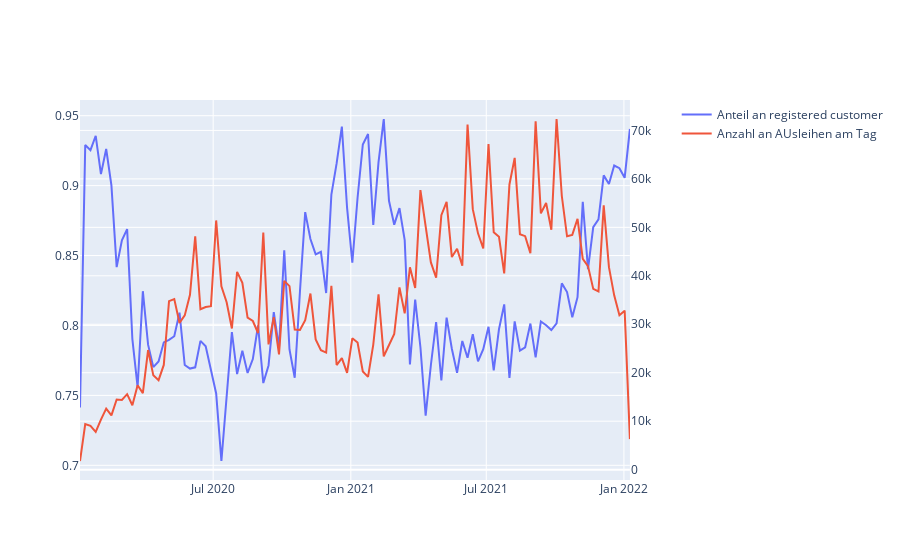

This figure's notebook cell:
### Code cell
fig.add_trace(
    go.Scatter(x=df_2["datetime"],y=df_2["registered_customer"],name="Anzahl an AUsleihen am Tag"),
    secondary_y= True
)
